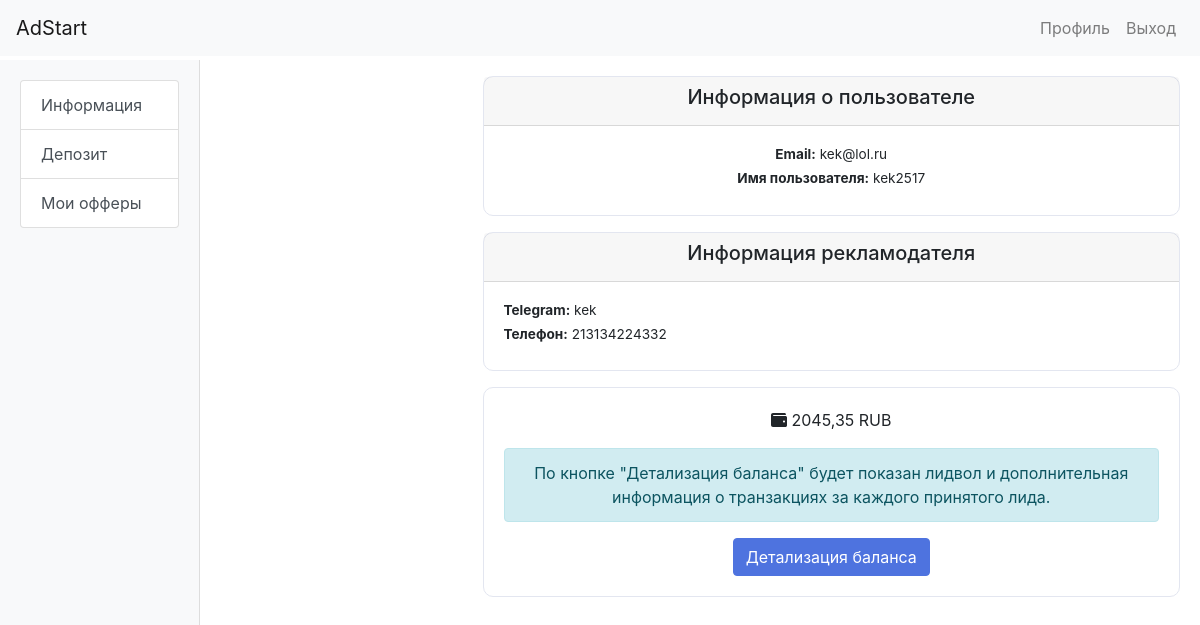
The page /accounts/profile/ (signed in) on the database as committed earlier.
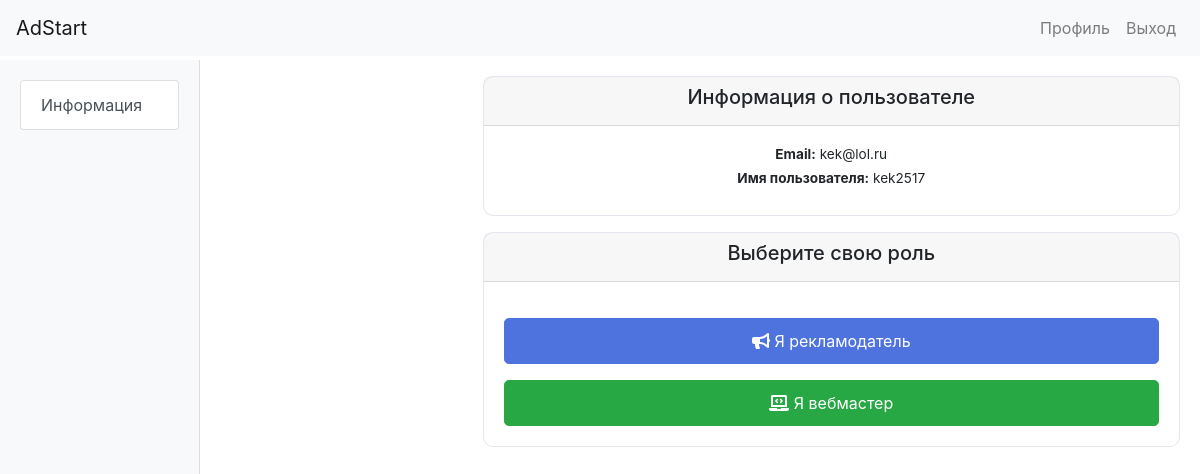
The same page on the database as committed later.
### user_accounts/models.py (models this page shows, shortened)
class Advertiser(models.Model):
    user = models.OneToOneField(User, on_delete=models.CASCADE)
    telegram = models.CharField(
        max_length=50,
        blank=True,
        null=True,
        verbose_name='Telegram',
        help_text='Telegram аккаунт рекламодателя'
    )
    phone = models.CharField(
        max_length=20,
        blank=True,
        null=True,
        verbose_name='Телефон',
        help_text='Телефон рекламодателя'
    )
    class Meta:
        verbose_name = 'Рекламодатель'
        verbose_name_plural = 'Рекламодатели'

### partner_cards/models.py (models this page shows, shortened)
class PartnerCard(models.Model):
    advertiser = models.OneToOneField(Advertiser, on_delete=models.CASCADE, related_name='partner_card')
    logo = models.ImageField(upload_to='partner_logos/', blank=True, null=True, verbose_name='Логотип')
    name = models.CharField(max_length=255, verbose_name='Наименование')
    legal_name = models.CharField(max_length=255, verbose_name='Наименование Юр. лица')
    license = models.FileField(upload_to='licenses/', blank=True, null=True, verbose_name='Лицензия')
    website = models.URLField(verbose_name='Ссылка на официальный сайт')
    legal_address = models.CharField(max_length=255, verbose_name='Юридический адрес')
    actual_addresses = models.TextField(verbose_name='Фактический адрес')
    company_details = models.TextField(verbose_name='Реквизиты компании', blank=True, null=True,)
    contracts = models.FileField(upload_to='contracts/', blank=True, null=True,
                                 verbose_name='Договор, акты, доп. соглашения')
    main_phone = models.CharField(max_length=20, verbose_name='Телефон основной')
    deposit = models.DecimalField(max_digits=10, decimal_places=2, verbose_name='Депозит', blank=True, null=True)
    is_approved = models.BooleanField(default=False, verbose_name='Одобрен администратором')
    class Meta:
        verbose_name = 'Карточка партнера'
        verbose_name_plural = 'Карточки партнеров'

### user_accounts/views.py (the view)
# urls.py: path('profile/', views.profile, name='profile'),
@login_required
def profile(request):
    user = request.user
    advertiser_profile = None
    webmaster_profile = None
    try:
        advertiser_profile = Advertiser.objects.get(user=user)
    except Advertiser.DoesNotExist:
        pass
    try:
        webmaster_profile = Webmaster.objects.get(user=user)
    except Webmaster.DoesNotExist:
        pass
    context = {
        'user': user,
        'advertiser_profile': advertiser_profile,
        'webmaster_profile': webmaster_profile,
    }
    return render(request, 'profile.html', context)

### user_accounts/templatetags/custom_tags.py (called while the page is built)
@register.inclusion_tag('user_accounts/menu.html', takes_context=True)
def load_menu(context):
    user = context['user']
    advertiser_profile = None
    webmaster_profile = None
    if user.is_authenticated:
        try:
            advertiser_profile = Advertiser.objects.get(user=user)
        except Advertiser.DoesNotExist:
            pass
        try:
            webmaster_profile = Webmaster.objects.get(user=user)
        except Webmaster.DoesNotExist:
            pass
    return {
        'user': user,
        'advertiser_profile': advertiser_profile,
        'webmaster_profile': webmaster_profile,
    }

### user_accounts/templates/profile.html (shortened to what this page needs)
{% extends "base.html" %}
{% block content %}
<div class="row">
    <div class="col-md-9 offset-md-3">
        <div class="card mb-3 small-card">
            <div class="card-header text-center">
                <h5>Информация о пользователе</h5>
            </div>
            <div class="card-body text-center">
                <p><strong>Email:</strong> {{ user.email }}</p>
                <p><strong>Имя пользователя:</strong> {{ user.username }}</p>
            </div>
        </div>
        {% if advertiser_profile %}
            <div class="card mb-3 small-card">
                <div class="card-header text-center">
                    <h5>Информация рекламодателя</h5>
                </div>
                <div class="card-body">
                    <p><strong>Telegram:</strong> {{ advertiser_profile.telegram }}</p>
                    <p><strong>Телефон:</strong> {{ advertiser_profile.phone }}</p>
                </div>
            </div>
            {% if advertiser_profile.partner_card %}
                {% if advertiser_profile.partner_card.is_approved %}
                    <div class="card mb-3 deposit-card">
                        <div class="card-body text-center">
                            <p class="deposit-amount">
                                <i class="fas fa-wallet"></i>
                                {{ advertiser_profile.partner_card.deposit }} RUB
                            </p>
                            <div class="alert alert-info mt-3">
                                По кнопке "Детализация баланса" будет показан лидвол и дополнительная информация о транзакциях за каждого принятого лида.
                            </div>
                            <button class="btn btn-primary">Детализация баланса</button>
                        </div>
                    </div>
                {% else %}
                    <div class="alert alert-info" role="alert">
                        Ваша карточка партнера находится на рассмотрении. Пожалуйста, ожидайте, с вами свяжется менеджер. После одобрения придет уведомление на почту.
                    </div>
                {% endif %}
            {% else %}
                <div class="alert alert-info" role="alert">
                    Вам необходимо заполнить карточку партнера.
                </div>
            {% endif %}
        {% endif %}
        {% if not advertiser_profile and not webmaster_profile %}
            <div class="card mb-3 small-card text-center">
                <div class="card-header">
                    <h5>Выберите свою роль</h5>
                </div>
                <div class="card-body">
                    <a href="{% url 'complete_advertiser_profile' %}" class="btn btn-primary btn-lg btn-block custom-btn mt-3">
                        <i class="fas fa-bullhorn"></i> Я рекламодатель
                    </a>
                    <a href="{% url 'complete_webmaster_profile' %}" class="btn btn-success btn-lg btn-block custom-btn mt-3">
                        <i class="fas fa-laptop-code"></i> Я вебмастер
                    </a>
                </div>
            </div>
        {% endif %}
    </div>
</div>
{% endblock %}

Rows that differ between the two databases and show on the page:
removed Advertiser: telegram "kek", phone "213134224332", partner_card.deposit "2045,35"
Other text that changed with them:
text no longer shown: "Депозит Мои офферы Информация рекламодателя Telegram: Телефон: RUB По кнопке \"Детализация баланса\" будет показан лидвол и дополнительная информация о транзакциях за каждого принятого лида. Детализация баланса"
text now shown: "Выберите свою роль Я рекламодатель Я вебмастер"
